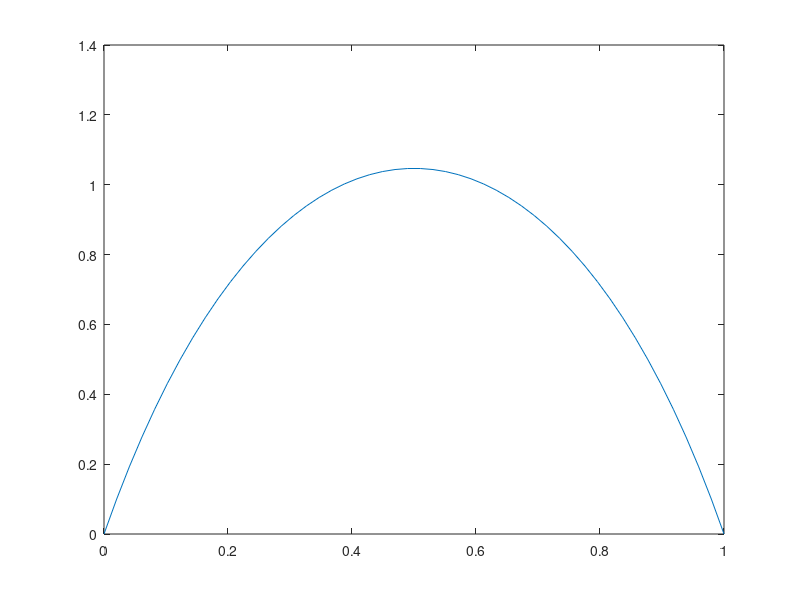

Write the MATLAB code that produced this figure.
clear all;
close all;
Ngrid=50;%total number of grid points
Ni=Ngrid-2; %number of inner nodes
unew=zeros(Ni,1); %unknown solution vector
uold=unew;
%setting tridiagonal matrix
A=zeros(Ni, Ni);
b=zeros(Ni,1);
up=zeros(Ngrid, 1);
h=1/(Ngrid-1);
l=20;
x=[0:h:1] %0,h,2h,....1
A=(1/h^2)*(2*diag(ones(Ni,1))+(-1)*diag(ones(Ni-1,1),1)...
    +(-1)*diag(ones(Ni-1,1),-1));
f=@(u)l*exp(-u) %fi=e^(-ui)
Niter=50;
for i=1: Niter
    b=f(uold)
    unew=A\b %A*unew=b unew=A\b
    error=norm(unew-uold)
    uold=unew;
end
up=[0;unew;0]
plot(x,up)
 